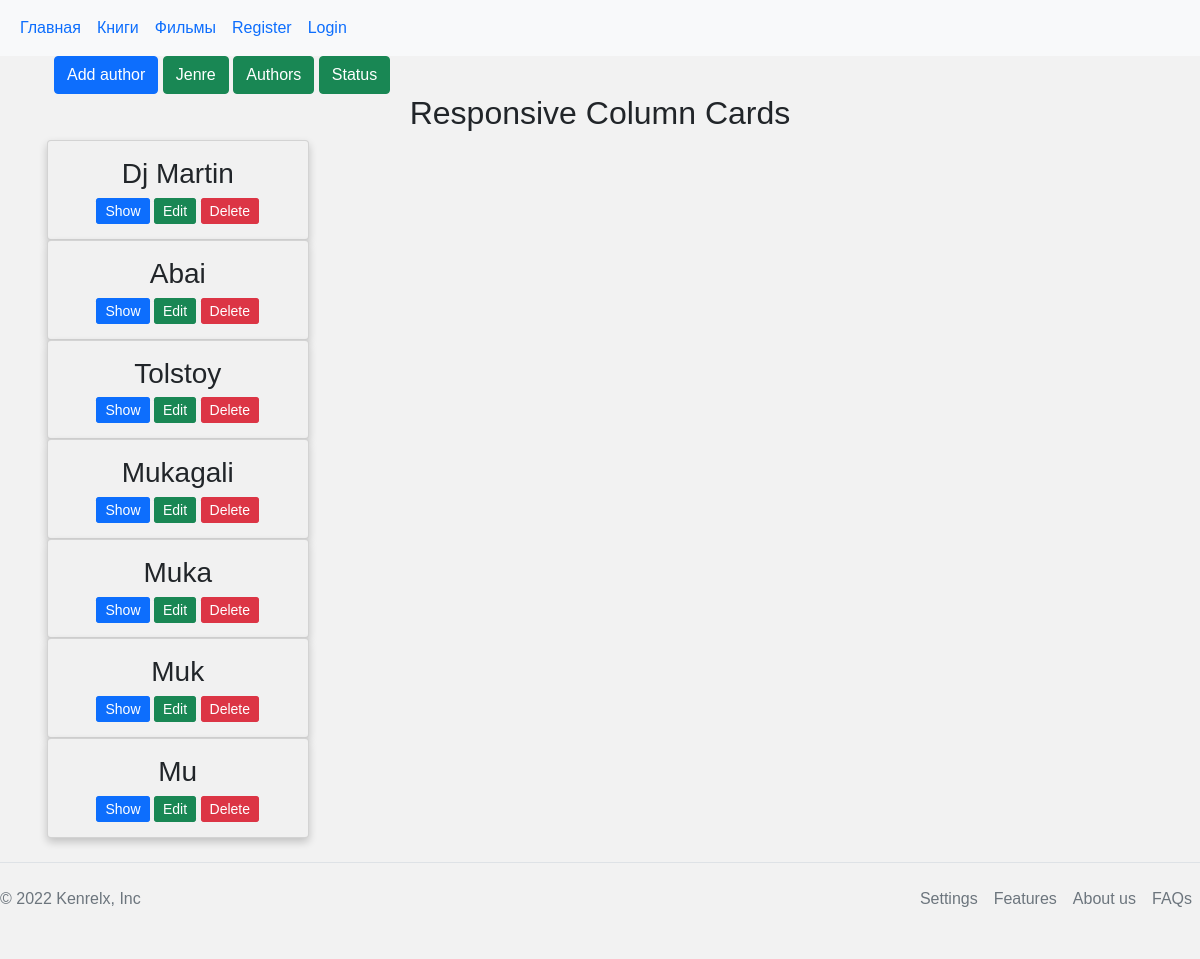
The app's page /authors with its own data.
### tables this page shows
CREATE TABLE authors (
    id INTEGER PRIMARY KEY AUTOINCREMENT,
    name TEXT UNIQUE NOT NULL
);

### library/book.py (the view)
@bp.route('/authors')  # Страница для автора книг
def author():
    db = get_db()
    authors = db.execute(
        'SELECT * '
        ' FROM authors'
    ).fetchall()
    return render_template('book/authors.html', authors=authors, menus=menus)

### library/auth.py (called while the page is built)
@bp.before_app_request
def load_logged_in_user():
    user_id = session.get('user_id')
    if user_id is None:
        g.user = None
    else:
        g.user = get_db().execute(
            'SELECT * FROM users WHERE id = ?', (user_id,)
        ).fetchone()

### library/db.py (called while the page is built)
def get_db():
    if 'db' not in g:
        g.db = sqlite3.connect(
            current_app.config['DATABASE'],
            detect_types=sqlite3.PARSE_DECLTYPES
        )
        g.db.row_factory = sqlite3.Row
    return g.db

### library/templates/book/authors.html (shortened to what this page needs)
{% extends 'base.html' %}
{% block style %} <link rel="stylesheet" href="/static/css/books.css"> {% endblock %}
{% block content %}
<div class="container">
    <div class="container" >
        <a href="/add_author"> <button  type="button" class="btn btn-primary">Add author</button></a>
        <a href="/jenre"> <button type="button" class="btn btn-primary btn-success" >Jenre</button></a>
        <a href="/add_author"> <button type="button" class="btn btn-primary btn-success ">Authors</button></a>
        <a href="/status"> <button type="button" class="btn btn-primary btn-success ">Status</button></a>
</div>
<h2>Responsive Column Cards</h2>
<div class="row">
  <div class="column">
    {% for author in authors %}
    <div class="card">
      <h3>{{ author['name'] }}</h3>
      <div>
      <a class="btn btn-primary btn-sm btn-books "  href="#" role="button">Show</a>
      <a class="   btn btn-primary btn-sm btn-success btn-books "   href="#" role="button">Edit</a>
      <a class="  btn btn-primary btn-sm btn-danger btn-books "  href="#" role="button">Delete</a>
      </div>
    </div>
    {% endfor %}
  </div>
</div>
</div>
{% endblock  %}

### library/static/css/style.css (style rules this page uses)
body { background-color: #f2f2f2; }

### library/static/css/books.css (style rules this page uses)
* { box-sizing: border-box; }
body { font-family: Arial, Helvetica, sans-serif; }
.column { float: left; width: 25%; padding: 0 10px; }
.row { margin: 0 -5px; }
.row:after { content: ""; display: table; clear: both; }
.card { box-shadow: 0 4px 8px 0 rgba(0, 0, 0, 0.2); padding: 16px; text-align: center; background-color: #f1f1f1; }
h2 { text-align: center; }
.btn-books { display: inline; width: fit-content; }

### records on screen
authors: name "Dj Martin"
authors: name "Abai"
authors: name "Tolstoy"
authors: name "Mukagali"
authors: name "Muka"
authors: name "Muk"
authors: name "Mu"

### other values on screen
{{ menu['name'] }} "Главная" "Книги" "Фильмы"
